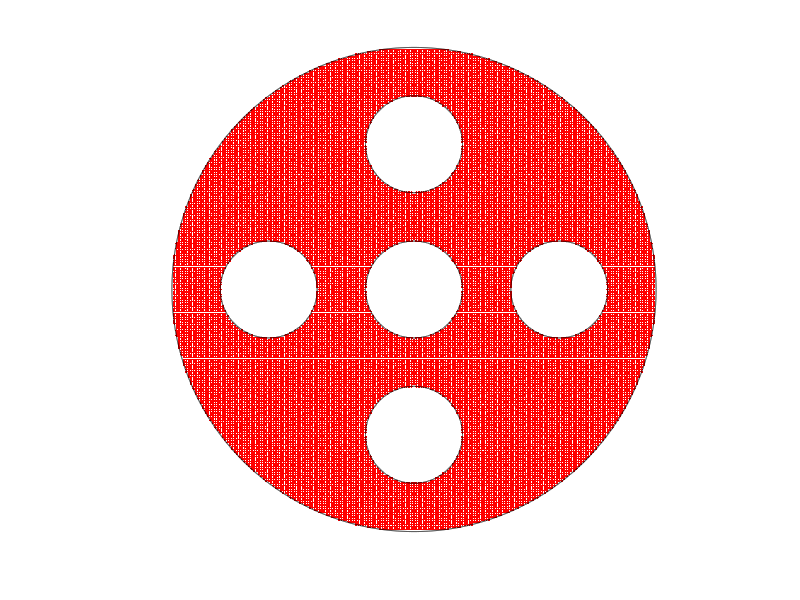

MATLAB code for this plot: (Note: this script raises an error after producing the figure.)
% Example_6cr501_contour_save.m
% Nasser June 12, 2019
clear;clc
% To generate the data in the files:
% x5cr_501_pt.mat, y5cr_501_pt.mat, R5cr_501_pt.mat,
% which will be used by the MATLAB file:
% Example_6cr501_contour_plot.m
% to plot the contour lines in Figure 16 (second row, left) in the paper:
% E. Kalmoun, M. Nasser and M. Vuorinen, Numerical computation of Mityuk's
% function and radius for some canonical slit domains. 
% 
%
% choose the values of theta_0, theta_1, ..., theta_5
% here theta_1=theta_2=theta_3=theta_5=pi/2, theta_4=0 (the canonical 
% domain is the unit disk with 1 radial slit and 4 circular slits
%
thetak = [pi/2;pi/2;pi/2;pi/2;0;pi/2];
% The parametrization of the boundary
n  =  2^14;
t  = [0:2*pi/n:2*pi-2*pi/n].';
k  =  1; % the unit circle: |z|=1
et(1+(k-1)*n:k*n,1)  =  1.* exp(i.*t);
etp(1+(k-1)*n:k*n,1) =  1i.*exp(i.*t);
k  =  2; % the inner circle: |z-0.0|=0.2
et(1+(k-1)*n:k*n,1)  =  0.0 +0.2.* exp(-i.*t);
etp(1+(k-1)*n:k*n,1) =      -0.2i.*exp(-i.*t);
k  =  3; % the inner circle: |z-0.6|=0.2
et(1+(k-1)*n:k*n,1)  =  0.6 +0.2.* exp(-i.*t);
etp(1+(k-1)*n:k*n,1) =      -0.2i.*exp(-i.*t);
k  =  4; % the inner circle: |z-0.6i|=0.2
et(1+(k-1)*n:k*n,1)  =  0.6i+0.2.* exp(-i.*t);
etp(1+(k-1)*n:k*n,1) =      -0.2i.*exp(-i.*t);
k  =  5; % the inner circle: |z+0.6|=0.2
et(1+(k-1)*n:k*n,1)  = -0.6 +0.2.* exp(-i.*t);
etp(1+(k-1)*n:k*n,1) =      -0.2i.*exp(-i.*t);
k  =  6; % the inner circle: |z+0.6i|=0.2
et(1+(k-1)*n:k*n,1)  = -0.6i+0.2.* exp(-i.*t);
etp(1+(k-1)*n:k*n,1) =      -0.2i.*exp(-i.*t);
% generat a meshgrid in the domain G
% [x,y]=meshgrid([-0.99:0.02:-0.89,-0.895:0.005:-0.855,-0.85:0.02:-0.33,-0.32:0.005:-0.275,-0.27:0.02:-0.05,...
%                 -0.04:0.005:0.04,0.05:0.02:0.27,0.275:0.005:0.32,0.33:0.02:0.85,0.855:0.005:0.895,0.89:0.02:0.99],...
%                [-0.99:0.02:-0.89,-0.895:0.005:-0.855,-0.85:0.02:-0.33,-0.32:0.005:-0.275,-0.27:0.02:-0.05,...
%                 -0.04:0.005:0.04,0.05:0.02:0.27,0.275:0.005:0.32,0.33:0.02:0.85,0.855:0.005:0.895,0.89:0.02:0.99]);
[x,y]=meshgrid([-0.99:0.01:0.99],[-0.99:0.01:0.99]);
z=x+i*y;
z(abs(z)>=1 | abs(z)<=0.2 | abs(z-0.6)<=0.2 | abs(z-0.6i)<=0.2 | abs(z+0.6)<=0.2 | abs(z+0.6i)<=0.2) = NaN;
sum(sum(abs(z)>=0))
% 
% plot(real(z),imag(z),'.r');
% 
hold on
box on
plot(real(z),imag(z),'.r');
k  =  1; crv=et(1+(k-1)*n:k*n,1);plot(real(crv),imag(crv),'k')
k  =  2; crv=et(1+(k-1)*n:k*n,1);plot(real(crv),imag(crv),'k')
k  =  3; crv=et(1+(k-1)*n:k*n,1);plot(real(crv),imag(crv),'k')
k  =  4; crv=et(1+(k-1)*n:k*n,1);plot(real(crv),imag(crv),'k')
k  =  5; crv=et(1+(k-1)*n:k*n,1);plot(real(crv),imag(crv),'k')
k  =  6; crv=et(1+(k-1)*n:k*n,1);plot(real(crv),imag(crv),'k')
axis equal
grid on
axis([-1.01  1.01 -1.01  1.01])
axis off
%
%
% 
% computing the values of Compute Mityuk's radius R(G,alpha) where alpha is
% the matrix of meshgrid points
[mz,nz]  = size(z);
for k=1:mz
    for j=1:nz
        if abs(z(k,j))>=0
            R(k,j)  =  Mityuk(et,etp,n,thetak,z(k,j));
        else
            R(k,j)  =  NaN;
        end
        [x(k,j) y(k,j) R(k,j)]
    end
end
% save the data
save('x5cr_501_pt.mat', 'x', '-ascii', '-double')
save('y5cr_501_pt.mat', 'y', '-ascii', '-double')
save('R5cr_501_pt.mat', 'R', '-ascii', '-double')
%